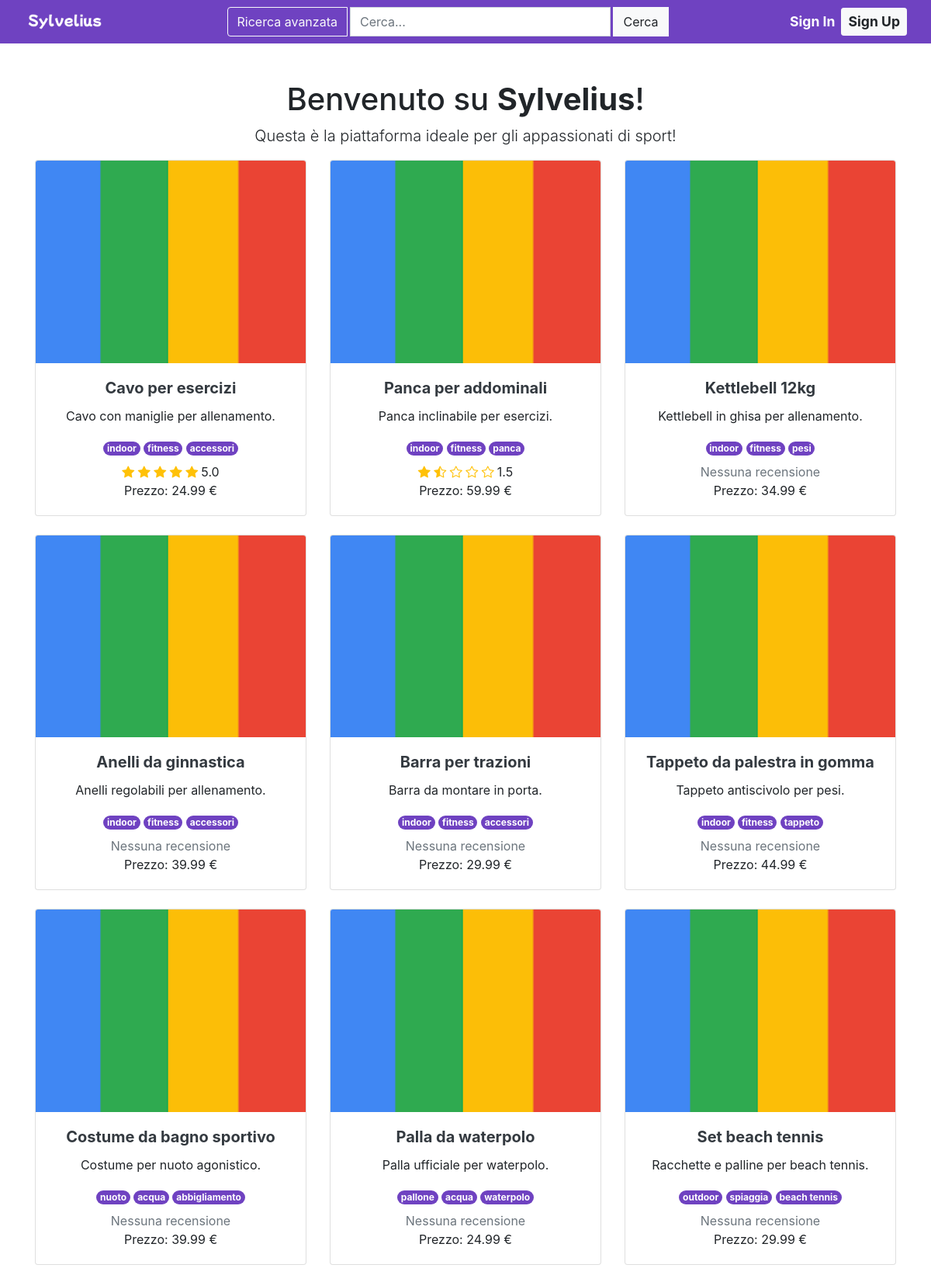
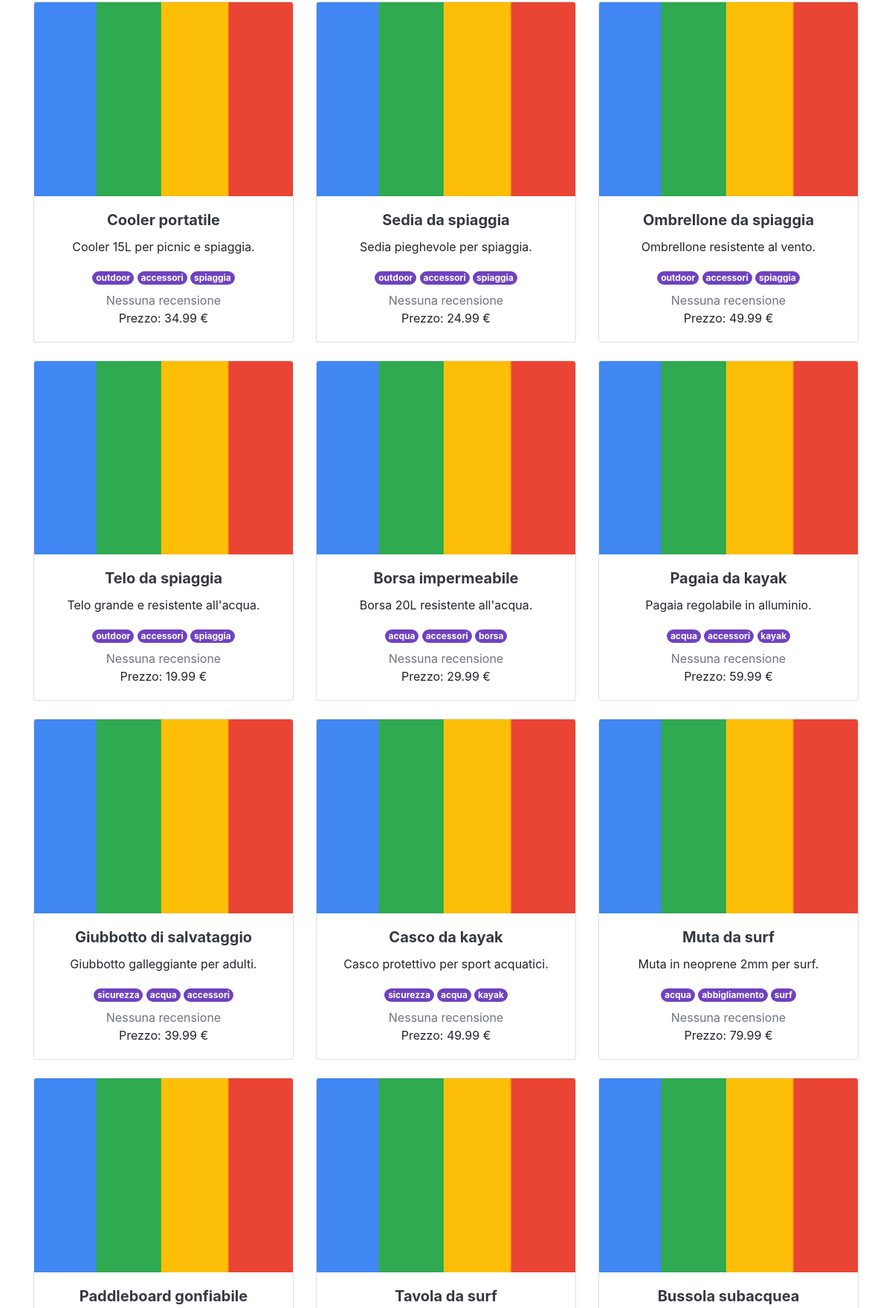
The page / (upper part) on the database its author committed (2 pictures, top to bottom).
### sylvelius/models.py (models this page shows, shortened)
class Annuncio(models.Model):
    prodotto = models.OneToOneField(Prodotto, on_delete=models.CASCADE, related_name='annunci')
    data_pubblicazione = models.DateTimeField(auto_now_add=True)
    qta_magazzino = models.PositiveIntegerField(default=0)
    is_published = models.BooleanField(default=True)
    @property
    def rating_medio(self):
        commenti = self.commenti.all() # type: ignore
        if not commenti:
            return -1
        return sum(commento.rating for commento in commenti) / len(commenti)

class Prodotto(models.Model):
    nome = models.CharField(max_length=100)
    descrizione_breve = models.CharField(max_length=255)
    descrizione = models.TextField(max_length=3000, blank=True, null=True)
    prezzo = models.DecimalField(max_digits=10, decimal_places=2)
    condizione = models.CharField(max_length=20, choices=[('nuovo', 'Nuovo'), ('usato', 'Usato')], default='nuovo')
    tags = models.ManyToManyField(Tag, related_name='prodotti', blank=True)

class Tag(models.Model):
    nome = models.CharField(max_length=50, unique=True)

class CommentoAnnuncio(models.Model):
    annuncio = models.ForeignKey(Annuncio, on_delete=models.CASCADE, related_name='commenti')
    utente = models.ForeignKey('auth.User', on_delete=models.CASCADE, related_name='commenti_annunci')
    testo = models.TextField(max_length=1000)
    rating = models.IntegerField(
        validators=[MinValueValidator(0), MaxValueValidator(5)],
        help_text="Valutazione da 0 a 5"
    )
    data_pubblicazione = models.DateTimeField(auto_now_add=True)

### sylvelius/views.py (the view)
# urls.py: re_path(r"^$|^/$", views.HomePageView.as_view(), name="home"),
class HomePageView(TemplateView):
    template_name = "sylvelius/home.html"
    def get_context_data(self, **kwargs):
        context = super().get_context_data(**kwargs)
        annunci = Annuncio.objects.filter(is_published=True).order_by('-data_pubblicazione')
        paginator = Paginator(annunci, 21)
        try:
            page_number = int(self.request.GET.get('page', 1))
            if page_number < 1:
                page_number = 1
        except ValueError:
            page_number = 1
        page_obj = paginator.get_page(page_number)
        context['annunci'] = page_obj.object_list
        context['page'] = page_obj.number
        context['has_next'] = page_obj.has_next()
        context['has_previous'] = page_obj.has_previous()
        context['request'] = self.request  # Per usare request.GET nel template
        return context

### sylvelius/templates/sylvelius/home.html (shortened to what this page needs)
{% extends "base.html" %}
{% load static %}
{% block sign_in_sign_up %}
    {% include "_btn_toprightbuttons.html" %}
{% endblock %}
{% block middle %}
<div class="container mt-5 mb-5">
    <div class="row justify-content-center">
        <div class="col-md-12 text-center">
            {% block main_header %}
                <h1>Benvenuto su <strong>Sylvelius</strong>!</h1>
                <p class="lead">Questa è la piattaforma ideale per gli appassionati di sport!</p>
            {% endblock %}
            <div class="row">
                {% include "_card_annuncio.html" %}
            </div>
        </div>
    </div>
</div>
{% endblock %}

### templates/_card_annuncio.html
{% load static %}
{% for annuncio in annunci %}
    <div class="col-md-4 mb-4">
        <div class="card h-100">
            <a href="{% url 'sylvelius:dettagli_annuncio' annuncio.id %}" class="text-decoration-none text-dark">
                <img
                    data-prodotto-id="{{ annuncio.prodotto.id }}"
                    class="card-img-top immagine-asincrona"
                    alt="{{ annuncio.prodotto.nome }}"
                    src="{% static 'img/default_loading.png' %}"
                >
            </a>
            <div class="card-body">
                <h5 class="card-title">
                    <a href="{% url 'sylvelius:dettagli_annuncio' annuncio.id %}" class="text-decoration-none text-dark">
                        <strong>{{ annuncio.prodotto.nome }}</strong>
                    </a>
                </h5>
                <p class="card-text">{{ annuncio.prodotto.descrizione_breve|truncatewords:15 }}</p>
                <div class="mb-2">
                    {% for tag in annuncio.prodotto.tags.all|slice:":3" %}
                        <span class="badge rounded-pill me-1" style="background-color: #6f42c1; color: #fff;">{{ tag.nome }}</span>
                    {% endfor %}
                </div>
                {% if annuncio.rating_medio == -1 %}
                    <div class="text-muted">Nessuna recensione</div>
                {% else %}
                    <div class="d-inline-flex align-items-center">
                        {% include "_txt_stars_medie.html" %}
                        <span class="me-2 ml-1">{{ annuncio.rating_medio|floatformat:1 }}</span>
                    </div>
                {% endif %}
                <p class="card-text">Prezzo: {{ annuncio.prodotto.prezzo }} €</p>
            </div>
        </div>
    </div>
{% endfor %}

### templates/_txt_stars_medie.html
<div class="text-warning me-3">
    {% for i in "12345" %}
        {% if forloop.counter < annuncio.rating_medio %}
            <i class="bi bi-star-fill"></i>
        {% elif forloop.counter == annuncio.rating_medio %}
            <i class="bi bi-star-fill"></i>
        {% elif forloop.counter|add:"-1" < annuncio.rating_medio and annuncio.rating_medio < forloop.counter %}
            <i class="bi bi-star-half"></i>
        {% else %}
            <i class="bi bi-star"></i>
        {% endif %}
    {% endfor %}
</div>

### rows shown on the page
Annuncio: prodotto.nome "Cavo per esercizi", prodotto.descrizione_breve "Cavo con maniglie per allenamento.", rating_medio "5.0", prodotto.prezzo "24.99"
Tag: nome "indoor"
Tag: nome "fitness"
Tag: nome "accessori"
Annuncio: prodotto.nome "Panca per addominali", prodotto.descrizione_breve "Panca inclinabile per esercizi.", rating_medio "1.5", prodotto.prezzo "59.99"
Tag: nome "panca"
Annuncio: prodotto.nome "Kettlebell 12kg", prodotto.descrizione_breve "Kettlebell in ghisa per allenamento.", shows "Nessuna recensione", prodotto.prezzo "34.99"
Tag: nome "pesi"
Annuncio: prodotto.nome "Anelli da ginnastica", prodotto.descrizione_breve "Anelli regolabili per allenamento.", shows "Nessuna recensione", prodotto.prezzo "39.99"
Annuncio: prodotto.nome "Barra per trazioni", prodotto.descrizione_breve "Barra da montare in porta.", shows "Nessuna recensione", prodotto.prezzo "29.99"
Annuncio: prodotto.nome "Tappeto da palestra in gomma", prodotto.descrizione_breve "Tappeto antiscivolo per pesi.", shows "Nessuna recensione", prodotto.prezzo "44.99"
Tag: nome "tappeto"
Annuncio: prodotto.nome "Costume da bagno sportivo", prodotto.descrizione_breve "Costume per nuoto agonistico.", shows "Nessuna recensione", prodotto.prezzo "39.99"
Tag: nome "nuoto"
Tag: nome "acqua"
Tag: nome "abbigliamento"
Annuncio: prodotto.nome "Palla da waterpolo", prodotto.descrizione_breve "Palla ufficiale per waterpolo.", shows "Nessuna recensione", prodotto.prezzo "24.99"
Tag: nome "pallone"
Tag: nome "waterpolo"
Annuncio: prodotto.nome "Set beach tennis", prodotto.descrizione_breve "Racchette e palline per beach tennis.", shows "Nessuna recensione", prodotto.prezzo "29.99"
Tag: nome "outdoor"
Tag: nome "spiaggia"
Tag: nome "beach tennis"
Annuncio: prodotto.nome "Cooler portatile", prodotto.descrizione_breve "Cooler 15L per picnic e spiaggia.", shows "Nessuna recensione", prodotto.prezzo "34.99"
Annuncio: prodotto.nome "Sedia da spiaggia", prodotto.descrizione_breve "Sedia pieghevole per spiaggia.", shows "Nessuna recensione", prodotto.prezzo "24.99"
Annuncio: prodotto.nome "Ombrellone da spiaggia", prodotto.descrizione_breve "Ombrellone resistente al vento.", shows "Nessuna recensione", prodotto.prezzo "49.99"
Annuncio: prodotto.nome "Telo da spiaggia", prodotto.descrizione_breve "Telo grande e resistente all'acqua.", shows "Nessuna recensione", prodotto.prezzo "19.99"
Annuncio: prodotto.nome "Borsa impermeabile", prodotto.descrizione_breve "Borsa 20L resistente all'acqua.", shows "Nessuna recensione", prodotto.prezzo "29.99"
Tag: nome "borsa"
Annuncio: prodotto.nome "Pagaia da kayak", prodotto.descrizione_breve "Pagaia regolabile in alluminio.", shows "Nessuna recensione", prodotto.prezzo "59.99"
Tag: nome "kayak"
Annuncio: prodotto.nome "Giubbotto di salvataggio", prodotto.descrizione_breve "Giubbotto galleggiante per adulti.", shows "Nessuna recensione", prodotto.prezzo "39.99"
Tag: nome "sicurezza"
Annuncio: prodotto.nome "Casco da kayak", prodotto.descrizione_breve "Casco protettivo per sport acquatici.", shows "Nessuna recensione", prodotto.prezzo "49.99"
Annuncio: prodotto.nome "Muta da surf", prodotto.descrizione_breve "Muta in neoprene 2mm per surf.", shows "Nessuna recensione", prodotto.prezzo "79.99"
Tag: nome "surf"
Annuncio: prodotto.nome "Paddleboard gonfiabile"
Annuncio: prodotto.nome "Tavola da surf"
Annuncio: prodotto.nome "Bussola subacquea"
